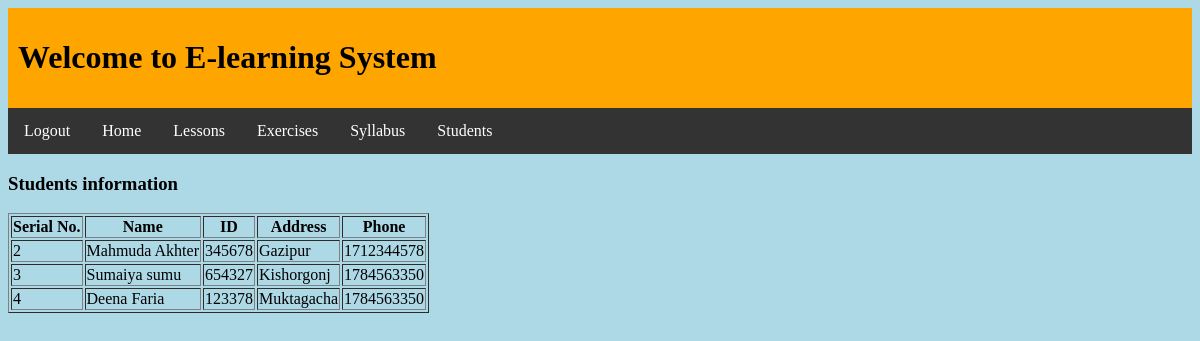
The page /admin/student.php (signed in) on the database its author committed.
### tables this page shows
CREATE TABLE `register` (
  `sl` int(10) NOT NULL,
  `name` varchar(255) NOT NULL,
  `id` int(255) NOT NULL,
  `address` varchar(255) NOT NULL,
  `phone` int(255) NOT NULL,
  `username` varchar(255) NOT NULL,
  `password` varchar(255) NOT NULL
);

### admin/student.php (the view, shortened to what this page needs)
<html>
<head>
  <link rel="stylesheet" type="text/css" href="style.css" >
  <div class="header">
<h1>Welcome to E-learning System</h1>
</div>
<ul>
  <li><a href="logout.php">Logout</a></li>
  <li><a href="home.php">Home</a></li>
  <li><a href="lesson.php">Lessons</a></li>
  <li><a href="exercise.php">Exercises</a></li>
  <li><a href="syllabus.php">Syllabus</a></li>
  <li><a href="student.php">Students</a></li>
</ul>
</head>
<body>
<h3>Students information</h3>
</body>
</html>
<?php
$con=mysqli_connect("localhost","root","","e_learning");
$result = mysqli_query($con,"SELECT * FROM register");
echo "<table border='1'>
<tr>
<th>Serial No.</th>
<th>Name</th>
<th>ID</th>
<th>Address</th>
<th>Phone</th>
</tr>";
while($row = mysqli_fetch_array($result))
{
echo "<tr>";
echo "<td>" . $row['sl'] . "</td>";
echo "<td>" . $row['name'] . "</td>";
echo "<td>" . $row['id'] . "</td>";
echo "<td>" . $row['address'] . "</td>";
echo "<td>" . $row['phone'] . "</td>";
echo "</tr>";
}
echo "</table>";
?>

### admin/style.css (style rules this page uses)
.header { background-color:orange; padding-top:10px; padding-left:10px; padding-right:10px; padding-bottom:10px; }
body { background-color:lightblue; }
ul { list-style-type: none; margin: 0; padding: 0; overflow: hidden; background-color: #333; }
li { float: left; }
li a { display: block; color: white; text-align: center; padding: 14px 16px; text-decoration: none; }

### rows shown on the page
register: sl "2", name "Mahmuda Akhter", id "345678", address "Gazipur", phone "1712344578"
register: sl "3", name "Sumaiya sumu", id "654327", address "Kishorgonj", phone "1784563350"
register: sl "4", name "Deena Faria", id "123378", address "Muktagacha", phone "1784563350"
